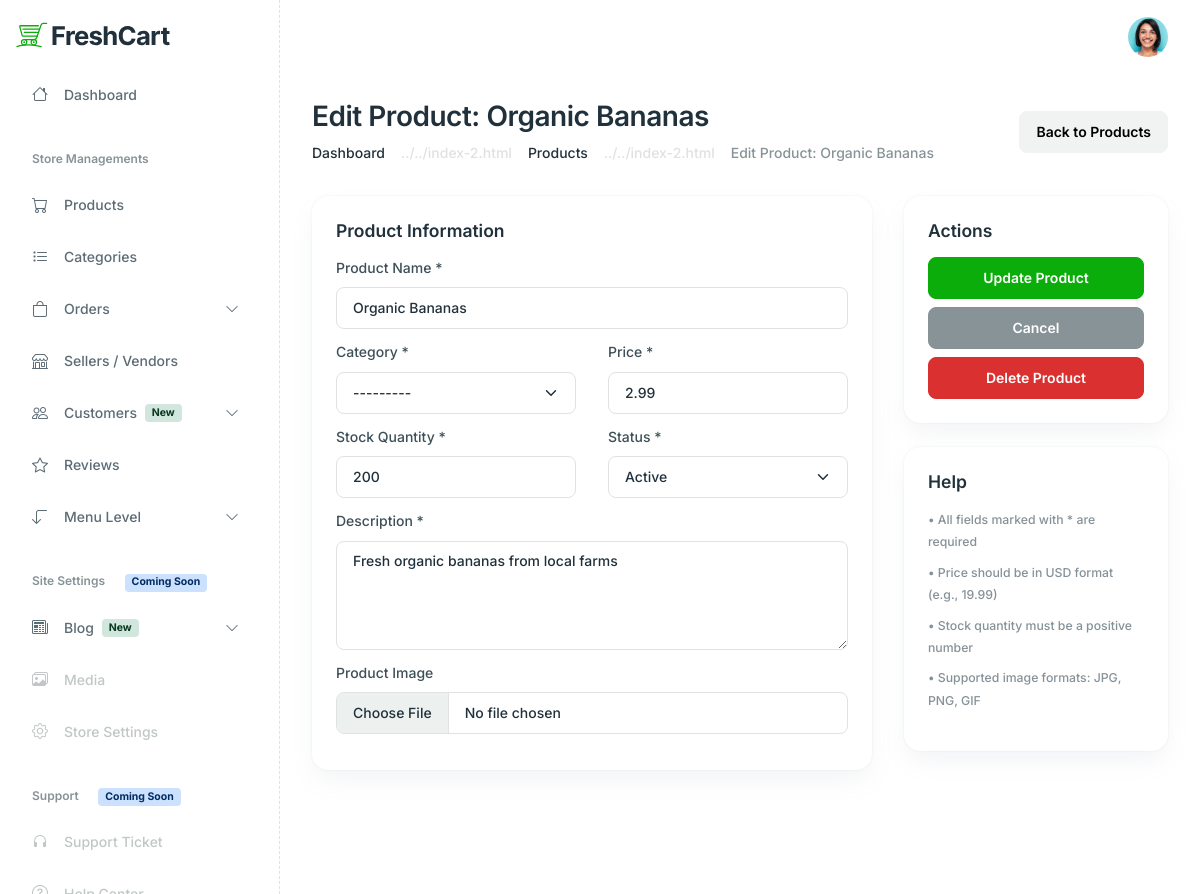
The page /dashboard/products/2/edit/ (signed in) on the database its author committed.
### admin_dashboard/models.py (models this page shows, shortened)
class Product(models.Model):
    STATUS_CHOICES = [
        ('active', 'Active'),
        ('draft', 'Draft'),
        ('deactive', 'Deactive'),
    ]
    CATEGORY_CHOICES = [
        ('Dairy, Bread & Eggs', 'Dairy, Bread & Eggs'),
        ('Snacks & Munchies', 'Snacks & Munchies'),
        ('Fruits & Vegetables', 'Fruits & Vegetables'),
        ('Bakery & Biscuits', 'Bakery & Biscuits'),
        ('Instant Food', 'Instant Food'),
        ('Tea, Coffee & Drinks', 'Tea, Coffee & Drinks'),
        ('Atta, Rice & Dal', 'Atta, Rice & Dal'),
        ('Masala, Oil & More', 'Masala, Oil & More'),
        ('Sweet Tooth', 'Sweet Tooth'),
        ('Frozen Veg', 'Frozen Veg'),
        ('Frozen Non-Veg', 'Frozen Non-Veg'),
    ]
    name = models.CharField(max_length=200)
    description = models.TextField()
    price = models.DecimalField(max_digits=10, decimal_places=2)
    category = models.CharField(max_length=100, choices=CATEGORY_CHOICES)
    stock_quantity = models.IntegerField(default=0)
    image = models.ImageField(upload_to='products/', blank=True, null=True)
    status = models.CharField(max_length=20, choices=STATUS_CHOICES, default='active')
    created_at = models.DateTimeField(auto_now_add=True)
    updated_at = models.DateTimeField(auto_now=True)
    is_active = models.BooleanField(default=True)
    class Meta:
        ordering = ['-created_at']

### admin_dashboard/views.py (the view)
# urls.py: path('products/<int:pk>/edit/', views.edit_product, name='edit_product'),
@login_required(login_url='/auth/login/')
def edit_product(request, pk):
    product = get_object_or_404(Product, pk=pk)
    if request.method == 'POST':
        form = ProductForm(request.POST, request.FILES, instance=product)
        if form.is_valid():
            product = form.save()
            messages.success(request, f'Product "{product.name}" updated successfully!')
            return redirect('products_list')
        else:
            messages.error(request, 'Please correct the errors below.')
    else:
        form = ProductForm(instance=product)
    context = {
        'form': form,
        'product': product,
        'title': f'Edit Product: {product.name}',
        'submit_text': 'Update Product'
    }
    return render(request, 'dashboard/add-product.html', context)

### templates/dashboard/add-product.html
{% include 'dashboard/product-form.html' %}

### templates/dashboard/product-form.html (shortened to what this page needs)
{% extends 'dashboard/base.html' %}
{% load static %}
{% block content %}
<main class="main-content-wrapper">
    <div class="container">
        <div class="row mb-8">
            <div class="col-md-12">
                <div class="d-md-flex justify-content-between align-items-center">
                    <div>
                        <h2>{{ title }}</h2>
                        <nav aria-label="breadcrumb">
                            <ol class="breadcrumb mb-0">
                                <li class="breadcrumb-item"><a href="{% url 'dashboard' %}" class="text-inherit">Dashboard</a></li>
                                <li class="breadcrumb-item"><a href="{% url 'products_list' %}" class="text-inherit">Products</a></li>
                                <li class="breadcrumb-item active" aria-current="page">{{ title }}</li>
                            </ol>
                        </nav>
                    </div>
                    <div>
                        <a href="{% url 'products_list' %}" class="btn btn-light">Back to Products</a>
                    </div>
                </div>
            </div>
        </div>
        <form method="post" enctype="multipart/form-data">
            <div class="row">
                <div class="col-lg-8 col-12">
                    <div class="card mb-6 card-lg">
                        <div class="card-body p-6">
                            <h4 class="mb-4 h5">Product Information</h4>
                            <div class="row">
                                <div class="mb-3 col-lg-12">
                                    <label class="form-label">Product Name *</label>
                                    {{ form.name }}
                                </div>
                                <div class="mb-3 col-lg-6">
                                    <label class="form-label">Category *</label>
                                    {{ form.category }}
                                </div>
                                <div class="mb-3 col-lg-6">
                                    <label class="form-label">Price *</label>
                                    {{ form.price }}
                                </div>
                                <div class="mb-3 col-lg-6">
                                    <label class="form-label">Stock Quantity *</label>
                                    {{ form.stock_quantity }}
                                </div>
                                <div class="mb-3 col-lg-6">
                                    <label class="form-label">Status *</label>
                                    {{ form.status }}
                                </div>
                                <div class="mb-3 col-lg-12">
                                    <label class="form-label">Description *</label>
                                    {{ form.description }}
                                </div>
                                <div class="mb-3 col-lg-12">
                                    <label class="form-label">Product Image</label>
                                    {{ form.image }}
                                </div>
                            </div>
                        </div>
                    </div>
                </div>
                <div class="col-lg-4 col-12">
                    <div class="card mb-6 card-lg">
                        <div class="card-body p-6">
                            <h4 class="mb-4 h5">Actions</h4>
                            <div class="d-grid gap-2">
                                <button type="submit" class="btn btn-primary">{{ submit_text }}</button>
                                <a href="{% url 'products_list' %}" class="btn btn-secondary">Cancel</a>
                                {% if product %}
                                    <a href="{% url 'delete_product' product.pk %}" class="btn btn-danger" onclick="return confirm('Are you sure you want to delete this product?')">Delete Product</a>
                                {% endif %}
                            </div>
                        </div>
                    </div>
                    <div class="card card-lg">
                        <div class="card-body p-6">
                            <h4 class="mb-4 h5">Help</h4>
                            <ul class="list-unstyled">
                                <li class="mb-2"><small class="text-muted">• All fields marked with * are required</small></li>
                                <li class="mb-2"><small class="text-muted">• Price should be in USD format (e.g., 19.99)</small></li>
                                <li class="mb-2"><small class="text-muted">• Stock quantity must be a positive number</small></li>
                                <li class="mb-2"><small class="text-muted">• Supported image formats: JPG, PNG, GIF</small></li>
                            </ul>
                        </div>
                    </div>
                </div>
            </div>
        </form>
    </div>
</main>
{% endblock %}

### rows shown on the page
Product: name "Organic Bananas", category "---------", price "2.99", stock_quantity "200", status "Active", description "Fresh organic bananas from local farms"

### other values the page prints
{{ title }} "Edit Product: Organic Bananas"
{{ submit_text }} "Update Product"
